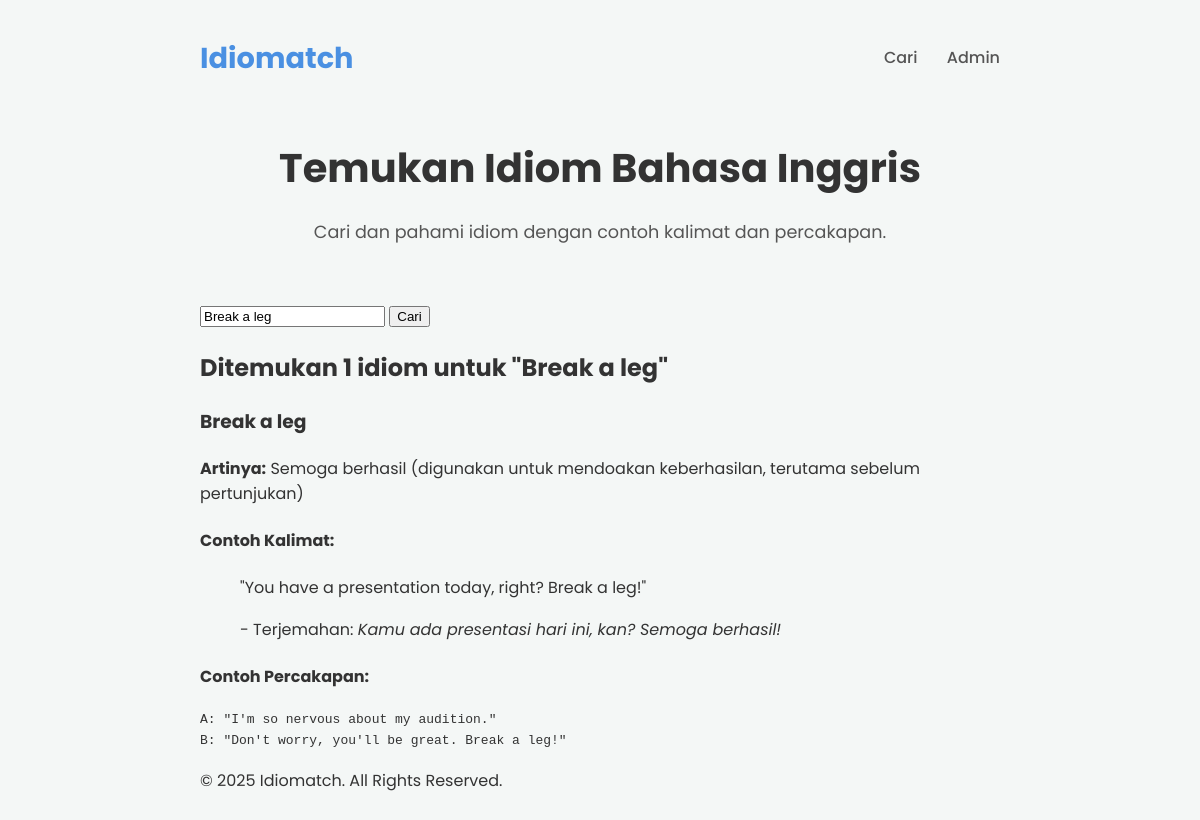
/index.php?keyword=Break a leg, run on the app's committed database.
### tables this page shows
CREATE TABLE IF NOT EXISTS `idioms` (
  `id` int NOT NULL AUTO_INCREMENT,
  `idiom` varchar(255) NOT NULL,
  `meaning_id` text NOT NULL,
  `example_sentence` text NOT NULL,
  `sentence_translation` text NOT NULL,
  `example_conversation` text NOT NULL,
  PRIMARY KEY (`id`)
);

### index.php (the view, shortened to what this page needs)
<?php
include 'includes/db.php';
include 'includes/header.php';
$results = [];
$keyword = '';
$search_performed = false;
if (isset($_GET['keyword']) && !empty(trim($_GET['keyword']))) {
    $search_performed = true;
    $keyword = trim($_GET['keyword']);
    $search_term = "%" . $keyword . "%";
    $sql = "SELECT * FROM idioms WHERE idiom LIKE ? OR meaning_id LIKE ? OR example_sentence LIKE ?";
    $stmt = $conn->prepare($sql);
    $stmt->bind_param("sss", $search_term, $search_term, $search_term);
    $stmt->execute();
    $result_set = $stmt->get_result();
    if ($result_set->num_rows > 0) {
        while ($row = $result_set->fetch_assoc()) {
            $results[] = $row;
        }
    }
}
?>
<section class="search-section">
    <form action="index.php" method="GET" class="search-form">
        <input type="text" name="keyword" placeholder="Ketik kata kunci (misal: leg, bullet)..." class="search-input" value="<?= htmlspecialchars($keyword) ?>" required>
        <button type="submit" class="search-button">Cari</button>
    </form>
</section>
<section class="results-section">
    <?php if ($search_performed): ?>
        <?php if (!empty($results)): ?>
            <h2 class="results-title">Ditemukan <?= count($results) ?> idiom untuk "<?= htmlspecialchars($keyword) ?>"</h2>
            <?php foreach ($results as $row): ?>
                <div class="idiom-card">
                    <h3 class="idiom-title"><?= htmlspecialchars($row['idiom']) ?></h3>
                    <div class="idiom-content">
                        <p><strong>Artinya:</strong> <?= htmlspecialchars($row['meaning_id']) ?></p>
                        <h4>Contoh Kalimat:</h4>
                        <blockquote class="example-quote">
                            <p>"<?= htmlspecialchars($row['example_sentence']) ?>"</p>
                            <footer>- Terjemahan: <em><?= htmlspecialchars($row['sentence_translation']) ?></em></footer>
                        </blockquote>
                        <h4>Contoh Percakapan:</h4>
                        <div class="conversation">
                            <pre><?= htmlspecialchars($row['example_conversation']) ?></pre>
                        </div>
                    </div>
                </div>
            <?php endforeach; ?>
        <?php endif; ?>
    <?php endif; ?>
</section>
<?php
include 'includes/footer.php';
?>

### css/style.css (style rules this page uses)
:root { --primary-color: #4A90E2; --secondary-color: #50E3C2; --danger-color: #E94E77; --background-color: #f4f7f6; --text-color: #333; --card-bg-color: #ffffff; --shadow: 0 4px 15px rgba(0, 0, 0, 0.1); --border-radius: 12px; }
body { font-family: 'Poppins', sans-serif; margin: 0; background-color: var(--background-color); color: var(--text-color); line-height: 1.6; }

### data on the page
idioms: idiom "Break a leg", meaning "Semoga berhasil (digunakan untuk mendoakan keberhasilan, terutama sebelum pertunjukan)", example_sentence "You have a presentation today, right? Break a leg!", sentence_translation "Kamu ada presentasi hari ini, kan? Semoga berhasil!", example_conversation "A: \"I'm so nervous about my audition.\" B: \"Don't worry, you'll be great. Break a leg!\""

### other printed values
count($results) "1"
$keyword "Break a leg"
